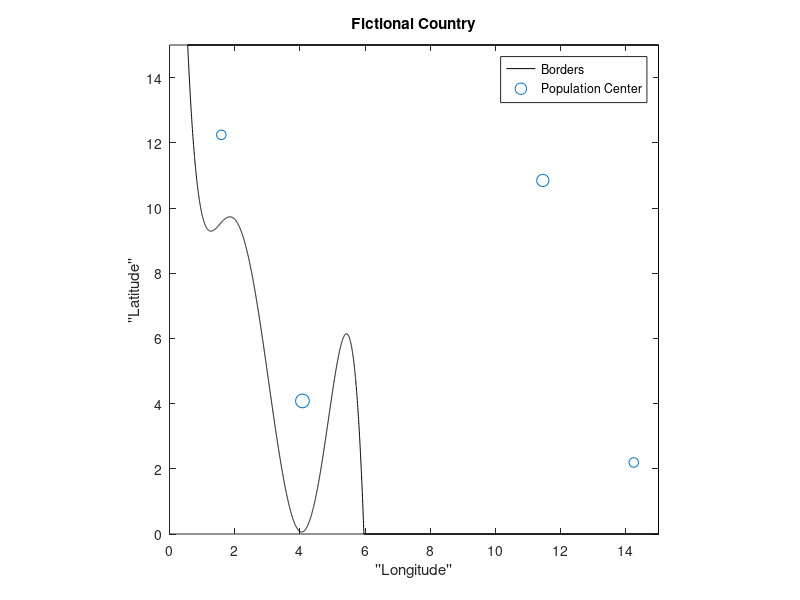

Write the MATLAB code that produced this figure. (Note: this script raises an error after producing the figure.)
clc; clear; close all

%% Defining the Coast

% Coefficients of polynomial that define the coastline have been
% predetermined (totally arbitrary, but still predetermined)
coastCoeff = load("coastPolyCoeffs.mat");
alphaStar = coastCoeff.alphaStar;

%The 5th-order polynomial that will define our coast:
coast_line = @(x) alphaStar(1,:) + alphaStar(2,:).*x + alphaStar(3,:).*x.^2 + alphaStar(4,:).*x.^3 ...
    + alphaStar(5,:).*x.^4 + alphaStar(6,:).*x.^5;

%coast_line = @(x) -x+15

upper_bound = 15;
lower_bound = 0;
right_bound = 15;

options = optimset('Display','off');
x_bounds = [0 right_bound];
x_bounds = max(x_bounds, fsolve((@(x) (coast_line(x) - upper_bound)),0,options));
x_bounds = min(x_bounds, fsolve((@(x) (coast_line(x) - lower_bound)),right_bound, options));

fplot(coast_line, x_bounds,'k');
hold on

%%% Defining the borders of the country (just straight lines)

%Define upper border as straight line:
x1 = linspace(x_bounds(1), right_bound,2);
y1 = upper_bound.*ones(length(x1));
plot(x1,y1,'k','HandleVisibility','off')

%Define lower border as straight line:
x2 = linspace(x_bounds(2),right_bound ,2);
y2 = lower_bound.*ones(length(x2));
plot(x2,y2,'k','HandleVisibility','off')

%Define right side boarder as straight line:
xv = right_bound.*ones(2,1);
yv = linspace(lower_bound, upper_bound,length(xv));
plot(xv,yv,'k','HandleVisibility','off')


%% Plot some randomly selected population centers:
popCenters = [4.0783    4.0816;
              1.5899   12.2449;
              11.4516   10.8455;
             14.2416    2.1937;];

populations = [1000, 500, 800, 500];
scatter(popCenters(:,1),popCenters(:,2),populations/10,'b*')

%% Add some titles and labels
legend("Borders","Population Center")
title("Fictional Country")
xlabel("''Longitude''")
ylabel("''Latitude''")
axis([0 right_bound lower_bound upper_bound]) 
axis equal

%% Equation Params
local_weight = 1;
coastal_weight = 1;
pipe_K = 1;
gpm_per_head = 1;

%% Distance To Coast
syms x x0 y0
dist_coast = sqrt((x-x0).^2 + (coast_line(x)-y0).^2);
zeros_dist_cost = diff(dist_coast) == 0;
root_func = matlabFunction(diff(dist_coast));
min_x = solve(zeros_dist_cost,x, 'ReturnConditions',true);

dist_coast_func_helper = @(x,y,x0) sqrt((x0-x).^2 + (coast_line(x0)-y).^2);
dist_coast_func = @(x,y) dist_coast_func_helper(x,y,min_x_func(x,y,root_func,x_bounds,coast_line));
%% Distance To Coast

x_points = 100;
y_points = 100;
x = linspace(0,right_bound,x_points);
y = linspace(lower_bound,upper_bound,y_points);
[X,Y] = meshgrid(x,y);

%{
coast_cost = dist_coast_func(X,Y);

figure
hold on

surf(X,Y,coast_cost)
shading interp
xlim([0 right_bound])
ylim([lower_bound upper_bound])
title("Distance To Coast - Analytic (Slow)")
xlabel("''Longitude''")
ylabel("''Latitude''")
%}

%% Distance to Population Centers

D2P = cell(size(popCenters,1),1);

for i = 1:size(popCenters,1)
    D2P{i} = @(x,y) populations(i)*sqrt((x - popCenters(i,1)).^2 + (y - popCenters(i,2)).^2);
    %figure
    %surf(X,Y,D2P{i}(X,Y); 
    %shading interp
    %view(0,90)
end

D2P_Full = @(x,y) 0;
for i = 1:size(popCenters,1)
    D2P_Full = (@(x,y) D2P_Full(x,y) +  D2P{i}(x,y));
end

D2P_Full = (@(x,y) D2P_Full(x,y) + sum(populations)*dist_coast_func(x, y));
%figure
Z = D2P_Full(X,Y);
minMatrix = min(Z(:));
[row,col] = find(Z==minMatrix);

scatter(x(col),y(row),'gd','DisplayName', 'Plant Location')
%surf(X,Y,Z)
%shading interp
%view(0,90)
